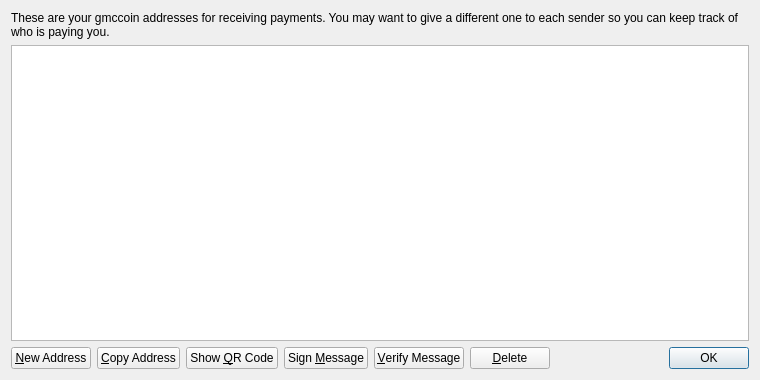
<?xml version="1.0" encoding="UTF-8"?>
<ui version="4.0">
 <class>AddressBookPage</class>
 <widget class="QWidget" name="AddressBookPage">
  <property name="geometry">
   <rect>
    <x>0</x>
    <y>0</y>
    <width>760</width>
    <height>380</height>
   </rect>
  </property>
  <property name="windowTitle">
   <string>Address Book</string>
  </property>
  <layout class="QVBoxLayout" name="verticalLayout">
   <item>
    <widget class="QLabel" name="labelExplanation">
     <property name="text">
      <string>These are your gmccoin addresses for receiving payments. You may want to give a different one to each sender so you can keep track of who is paying you.</string>
     </property>
     <property name="textFormat">
      <enum>Qt::PlainText</enum>
     </property>
     <property name="wordWrap">
      <bool>true</bool>
     </property>
    </widget>
   </item>
   <item>
    <widget class="QTableView" name="tableView">
     <property name="contextMenuPolicy">
      <enum>Qt::CustomContextMenu</enum>
     </property>
     <property name="toolTip">
      <string>Double-click to edit address or label</string>
     </property>
     <property name="tabKeyNavigation">
      <bool>false</bool>
     </property>
     <property name="alternatingRowColors">
      <bool>true</bool>
     </property>
     <property name="selectionMode">
      <enum>QAbstractItemView::SingleSelection</enum>
     </property>
     <property name="selectionBehavior">
      <enum>QAbstractItemView::SelectRows</enum>
     </property>
     <property name="sortingEnabled">
      <bool>true</bool>
     </property>
     <attribute name="verticalHeaderVisible">
      <bool>false</bool>
     </attribute>
    </widget>
   </item>
   <item>
    <layout class="QHBoxLayout" name="horizontalLayout">
     <item>
      <widget class="QPushButton" name="newAddressButton">
       <property name="toolTip">
        <string>Create a new address</string>
       </property>
       <property name="text">
        <string>&amp;New Address</string>
       </property>
       <property name="icon">
        <iconset resource="../bitcoin.qrc">
         <normaloff>:/icons/add</normaloff>:/icons/add</iconset>
       </property>
      </widget>
     </item>
     <item>
      <widget class="QPushButton" name="copyToClipboard">
       <property name="toolTip">
        <string>Copy the currently selected address to the system clipboard</string>
       </property>
       <property name="text">
        <string>&amp;Copy Address</string>
       </property>
       <property name="icon">
        <iconset resource="../bitcoin.qrc">
         <normaloff>:/icons/editcopy</normaloff>:/icons/editcopy</iconset>
       </property>
      </widget>
     </item>
     <item>
      <widget class="QPushButton" name="showQRCode">
       <property name="text">
        <string>Show &amp;QR Code</string>
       </property>
       <property name="icon">
        <iconset resource="../bitcoin.qrc">
         <normaloff>:/icons/qrcode</normaloff>:/icons/qrcode</iconset>
       </property>
      </widget>
     </item>
     <item>
      <widget class="QPushButton" name="signMessage">
       <property name="toolTip">
        <string>Sign a message to prove you own a gmccoin address</string>
       </property>
       <property name="text">
        <string>Sign &amp;Message</string>
       </property>
       <property name="icon">
        <iconset resource="../bitcoin.qrc">
         <normaloff>:/icons/edit</normaloff>:/icons/edit</iconset>
       </property>
      </widget>
     </item>
     <item>
      <widget class="QPushButton" name="verifyMessage">
       <property name="toolTip">
        <string>Verify a message to ensure it was signed with a specified gmccoin address</string>
       </property>
       <property name="text">
        <string>&amp;Verify Message</string>
       </property>
       <property name="icon">
        <iconset resource="../bitcoin.qrc">
         <normaloff>:/icons/transaction_0</normaloff>:/icons/transaction_0</iconset>
       </property>
      </widget>
     </item>
     <item>
      <widget class="QPushButton" name="deleteButton">
       <property name="toolTip">
        <string>Delete the currently selected address from the list</string>
       </property>
       <property name="text">
        <string>&amp;Delete</string>
       </property>
       <property name="icon">
        <iconset resource="../bitcoin.qrc">
         <normaloff>:/icons/remove</normaloff>:/icons/remove</iconset>
       </property>
      </widget>
     </item>
     <item>
      <spacer name="horizontalSpacer">
       <property name="orientation">
        <enum>Qt::Horizontal</enum>
       </property>
       <property name="sizeHint" stdset="0">
        <size>
         <width>40</width>
         <height>20</height>
        </size>
       </property>
      </spacer>
     </item>
     <item>
      <widget class="QDialogButtonBox" name="buttonBox">
       <property name="sizePolicy">
        <sizepolicy hsizetype="Maximum" vsizetype="Fixed">
         <horstretch>0</horstretch>
         <verstretch>0</verstretch>
        </sizepolicy>
       </property>
       <property name="standardButtons">
        <set>QDialogButtonBox::Ok</set>
       </property>
      </widget>
     </item>
    </layout>
   </item>
  </layout>
 </widget>
 <resources>
  <include location="../bitcoin.qrc"/>
 </resources>
 <connections/>
</ui>
